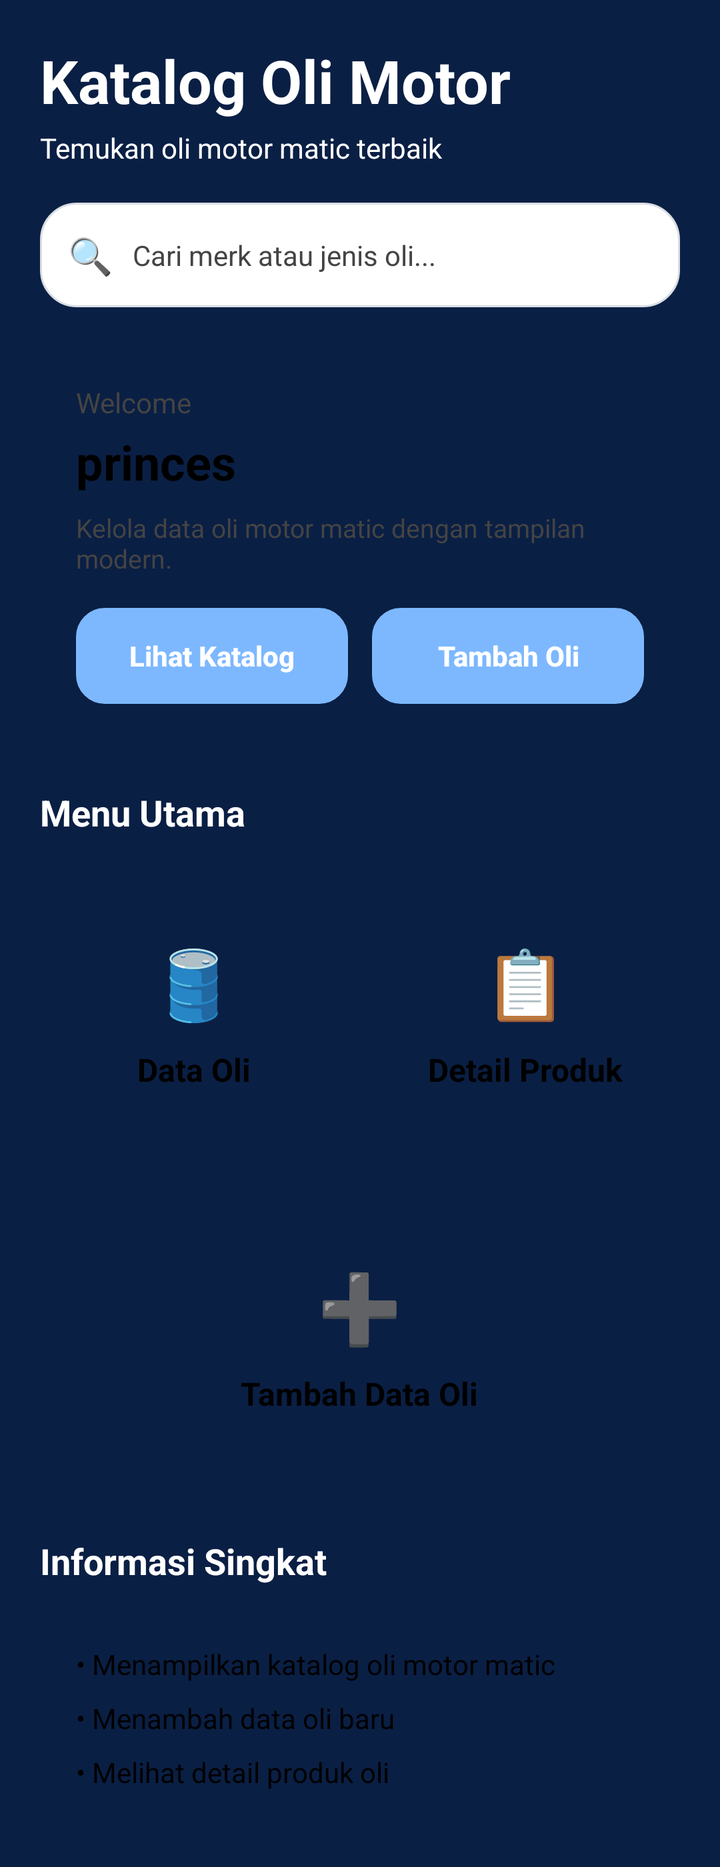
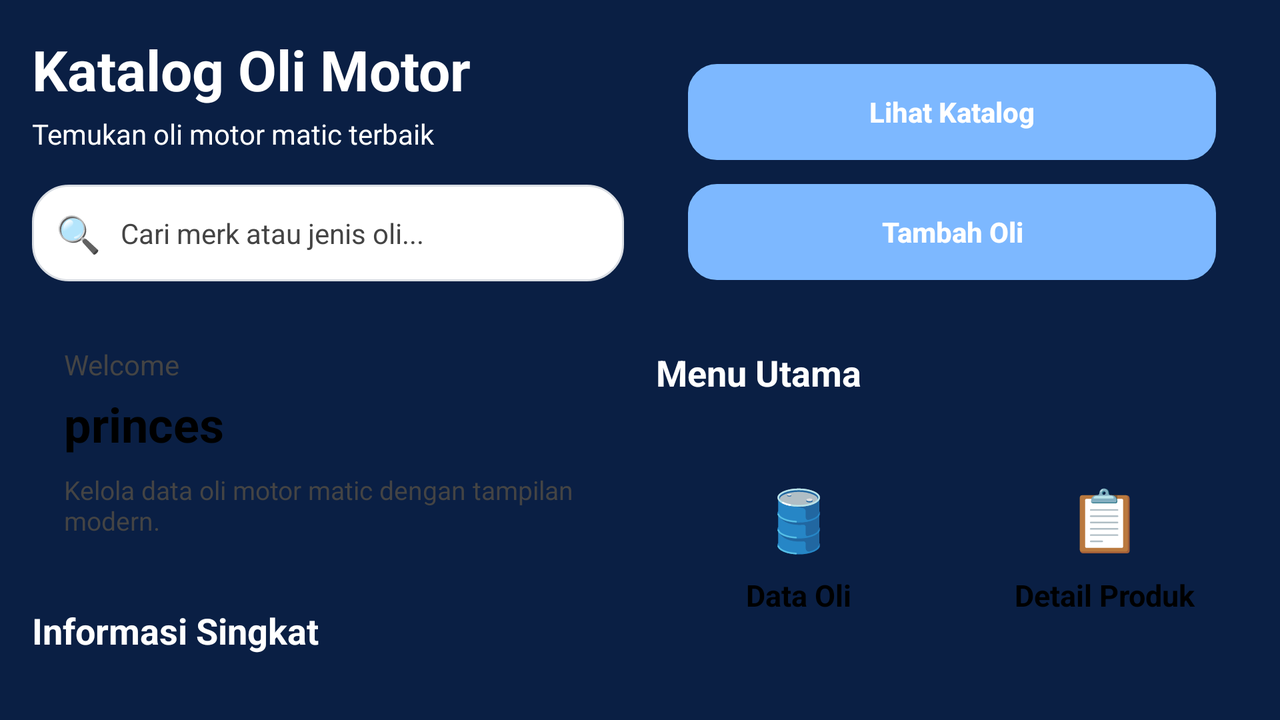

An Android layout and its configuration variant, each rendered on a device that would load it. The default file and the variant file are quoted in full after the pictures.
<!-- AndroidManifest.xml: application theme Theme.KatalogOliMotorMatic -->
<!-- res/layout/activity_main.xml -->
<?xml version="1.0" encoding="utf-8"?>
<ScrollView xmlns:android="http://schemas.android.com/apk/res/android"
    android:layout_width="match_parent"
    android:layout_height="match_parent"
    android:background="@color/blue_primary">

    <LinearLayout
        android:layout_width="match_parent"
        android:layout_height="wrap_content"
        android:orientation="vertical"
        android:padding="20dp">

        <TextView
            android:layout_width="wrap_content"
            android:layout_height="wrap_content"
            android:text="Katalog Oli Motor"
            android:textColor="@color/white"
            android:textSize="30sp"
            android:textStyle="bold" />

        <TextView
            android:layout_width="wrap_content"
            android:layout_height="wrap_content"
            android:layout_marginTop="4dp"
            android:text="Temukan oli motor matic terbaik"
            android:textColor="@color/white"
            android:textSize="14sp" />

        <LinearLayout
            android:layout_width="match_parent"
            android:layout_height="wrap_content"
            android:layout_marginTop="18dp"
            android:background="@drawable/bg_search"
            android:gravity="center_vertical"
            android:orientation="horizontal"
            android:padding="14dp">

            <TextView
                android:layout_width="wrap_content"
                android:layout_height="wrap_content"
                android:text="🔍"
                android:textSize="18sp" />

            <TextView
                android:layout_width="wrap_content"
                android:layout_height="wrap_content"
                android:layout_marginStart="10dp"
                android:text="Cari merk atau jenis oli..."
                android:textColor="@color/text_gray"
                android:textSize="14sp" />
        </LinearLayout>

        <LinearLayout
            android:layout_width="match_parent"
            android:layout_height="wrap_content"
            android:layout_marginTop="20dp"
            android:background="@drawable/bg_card"
            android:orientation="vertical"
            android:padding="18dp">

            <TextView
                android:layout_width="wrap_content"
                android:layout_height="wrap_content"
                android:text="Welcome"
                android:textColor="@color/text_gray"
                android:textSize="14sp" />

            <TextView
                android:layout_width="wrap_content"
                android:layout_height="wrap_content"
                android:layout_marginTop="4dp"
                android:text="princes"
                android:textColor="@color/text_dark"
                android:textSize="24sp"
                android:textStyle="bold" />

            <TextView
                android:layout_width="wrap_content"
                android:layout_height="wrap_content"
                android:layout_marginTop="8dp"
                android:text="Kelola data oli motor matic dengan tampilan modern."
                android:textColor="@color/text_gray"
                android:textSize="13sp" />

            <LinearLayout
                android:layout_width="match_parent"
                android:layout_height="wrap_content"
                android:layout_marginTop="16dp"
                android:orientation="horizontal">

                <androidx.appcompat.widget.AppCompatButton
                    android:id="@+id/btnLihatKatalog"
                    android:layout_width="0dp"
                    android:layout_height="48dp"
                    android:layout_weight="1"
                    android:background="@drawable/bg_button"
                    android:backgroundTint="@null"
                    android:stateListAnimator="@null"
                    android:text="Lihat Katalog"
                    android:textAllCaps="false"
                    android:textColor="@color/white"
                    android:textStyle="bold" />

                <Space
                    android:layout_width="12dp"
                    android:layout_height="wrap_content" />

                <androidx.appcompat.widget.AppCompatButton
                    android:id="@+id/btnTambahOli"
                    android:layout_width="0dp"
                    android:layout_height="48dp"
                    android:layout_weight="1"
                    android:background="@drawable/bg_button"
                    android:backgroundTint="@null"
                    android:stateListAnimator="@null"
                    android:text="Tambah Oli"
                    android:textAllCaps="false"
                    android:textColor="@color/white"
                    android:textStyle="bold" />
            </LinearLayout>
        </LinearLayout>

        <TextView
            android:layout_width="wrap_content"
            android:layout_height="wrap_content"
            android:layout_marginTop="24dp"
            android:text="Menu Utama"
            android:textColor="@color/white"
            android:textSize="18sp"
            android:textStyle="bold" />

        <LinearLayout
            android:layout_width="match_parent"
            android:layout_height="wrap_content"
            android:layout_marginTop="14dp"
            android:orientation="horizontal">

            <LinearLayout
                android:layout_width="0dp"
                android:layout_height="150dp"
                android:layout_weight="1"
                android:background="@drawable/bg_card"
                android:gravity="center"
                android:orientation="vertical"
                android:padding="16dp">

                <TextView
                    android:layout_width="wrap_content"
                    android:layout_height="wrap_content"
                    android:text="🛢️"
                    android:textSize="34sp" />

                <TextView
                    android:layout_width="wrap_content"
                    android:layout_height="wrap_content"
                    android:layout_marginTop="10dp"
                    android:text="Data Oli"
                    android:textColor="@color/text_dark"
                    android:textSize="16sp"
                    android:textStyle="bold" />
            </LinearLayout>

            <Space
                android:layout_width="12dp"
                android:layout_height="wrap_content" />

            <LinearLayout
                android:layout_width="0dp"
                android:layout_height="150dp"
                android:layout_weight="1"
                android:background="@drawable/bg_card"
                android:gravity="center"
                android:orientation="vertical"
                android:padding="16dp">

                <TextView
                    android:layout_width="wrap_content"
                    android:layout_height="wrap_content"
                    android:text="📋"
                    android:textSize="34sp" />

                <TextView
                    android:layout_width="wrap_content"
                    android:layout_height="wrap_content"
                    android:layout_marginTop="10dp"
                    android:text="Detail Produk"
                    android:textColor="@color/text_dark"
                    android:textSize="16sp"
                    android:textStyle="bold" />
            </LinearLayout>
        </LinearLayout>

        <LinearLayout
            android:layout_width="match_parent"
            android:layout_height="150dp"
            android:layout_marginTop="12dp"
            android:background="@drawable/bg_card"
            android:gravity="center"
            android:orientation="vertical"
            android:padding="16dp">

            <TextView
                android:layout_width="wrap_content"
                android:layout_height="wrap_content"
                android:text="➕"
                android:textSize="34sp" />

            <TextView
                android:layout_width="wrap_content"
                android:layout_height="wrap_content"
                android:layout_marginTop="10dp"
                android:text="Tambah Data Oli"
                android:textColor="@color/text_dark"
                android:textSize="16sp"
                android:textStyle="bold" />
        </LinearLayout>

        <TextView
            android:layout_width="wrap_content"
            android:layout_height="wrap_content"
            android:layout_marginTop="24dp"
            android:text="Informasi Singkat"
            android:textColor="@color/white"
            android:textSize="18sp"
            android:textStyle="bold" />

        <LinearLayout
            android:layout_width="match_parent"
            android:layout_height="wrap_content"
            android:layout_marginTop="12dp"
            android:background="@drawable/bg_card"
            android:orientation="vertical"
            android:padding="18dp">

            <TextView
                android:layout_width="wrap_content"
                android:layout_height="wrap_content"
                android:text="• Menampilkan katalog oli motor matic"
                android:textColor="@color/text_dark"
                android:textSize="14sp" />

            <TextView
                android:layout_width="wrap_content"
                android:layout_height="wrap_content"
                android:layout_marginTop="8dp"
                android:text="• Menambah data oli baru"
                android:textColor="@color/text_dark"
                android:textSize="14sp" />

            <TextView
                android:layout_width="wrap_content"
                android:layout_height="wrap_content"
                android:layout_marginTop="8dp"
                android:text="• Melihat detail produk oli"
                android:textColor="@color/text_dark"
                android:textSize="14sp" />
        </LinearLayout>

    </LinearLayout>
</ScrollView>
<!-- resources referenced by this layout -->
<resources>
  <color name="blue_primary">#0A1F44</color>
  <color name="text_dark">#000000</color>
  <color name="text_gray">#444444</color>
  <color name="white">#FFFFFF</color>
  <!-- drawable bg_button (drawable) -->
  <?xml version="1.0" encoding="utf-8"?>
  <shape xmlns:android="http://schemas.android.com/apk/res/android">
      <solid android:color="@color/blue_soft"/>
      <corners android:radius="14dp"/>
      <stroke
          android:width="1dp"
          android:color="@color/blue_soft"/>
  </shape>
  <!-- drawable bg_search (drawable) -->
  <?xml version="1.0" encoding="utf-8"?>
  <shape xmlns:android="http://schemas.android.com/apk/res/android">
      <solid android:color="@color/white"/>
      <corners android:radius="18dp"/>
      <stroke
          android:width="1dp"
          android:color="@color/border_soft"/>
  </shape>
  <style name="Theme.KatalogOliMotorMatic" parent="Base.Theme.KatalogOliMotorMatic" />
  <color name="blue_soft">#7DB8FF</color>
  <color name="border_soft">#D9DDE3</color>
  <style name="Base.Theme.KatalogOliMotorMatic" parent="Theme.Material3.DayNight.NoActionBar">
          
          
      </style>
</resources>
<!-- res/layout-land/activity_main.xml (the repository's variant of the layout above) -->
<!-- drawn on the phone turned sideways -->
<?xml version="1.0" encoding="utf-8"?>
<LinearLayout xmlns:android="http://schemas.android.com/apk/res/android"
    android:layout_width="match_parent"
    android:layout_height="match_parent"
    android:background="@color/blue_primary"
    android:orientation="horizontal"
    android:padding="16dp">

    <ScrollView
        android:layout_width="0dp"
        android:layout_height="match_parent"
        android:layout_weight="1"
        android:fillViewport="true"
        android:scrollbars="none"> 

        <LinearLayout
            android:layout_width="match_parent"
            android:layout_height="wrap_content"
            android:orientation="vertical"
            android:paddingEnd="8dp">

            <TextView
                android:layout_width="wrap_content"
                android:layout_height="wrap_content"
                android:text="Katalog Oli Motor"
                android:textColor="@color/white"
                android:textSize="28sp"
                android:textStyle="bold" />

            <TextView
                android:layout_width="wrap_content"
                android:layout_height="wrap_content"
                android:layout_marginTop="4dp"
                android:text="Temukan oli motor matic terbaik"
                android:textColor="@color/white"
                android:textSize="14sp" />

            <LinearLayout
                android:layout_width="match_parent"
                android:layout_height="wrap_content"
                android:layout_marginTop="16dp"
                android:background="@drawable/bg_search"
                android:gravity="center_vertical"
                android:orientation="horizontal"
                android:padding="12dp">

                <TextView
                    android:layout_width="wrap_content"
                    android:layout_height="wrap_content"
                    android:text="🔍"
                    android:textSize="18sp" />

                <TextView
                    android:layout_width="wrap_content"
                    android:layout_height="wrap_content"
                    android:layout_marginStart="10dp"
                    android:text="Cari merk atau jenis oli..."
                    android:textColor="@color/text_gray"
                    android:textSize="14sp" />
            </LinearLayout>

            <LinearLayout
                android:layout_width="match_parent"
                android:layout_height="wrap_content"
                android:layout_marginTop="16dp"
                android:background="@drawable/bg_card"
                android:orientation="vertical"
                android:padding="16dp">

                <TextView
                    android:layout_width="wrap_content"
                    android:layout_height="wrap_content"
                    android:text="Welcome"
                    android:textColor="@color/text_gray"
                    android:textSize="14sp" />

                <TextView
                    android:layout_width="wrap_content"
                    android:layout_height="wrap_content"
                    android:layout_marginTop="4dp"
                    android:text="princes"
                    android:textColor="@color/text_dark"
                    android:textSize="24sp"
                    android:textStyle="bold" />

                <TextView
                    android:layout_width="wrap_content"
                    android:layout_height="wrap_content"
                    android:layout_marginTop="8dp"
                    android:text="Kelola data oli motor matic dengan tampilan modern."
                    android:textColor="@color/text_gray"
                    android:textSize="13sp" />
            </LinearLayout>

            <TextView
                android:layout_width="wrap_content"
                android:layout_height="wrap_content"
                android:layout_marginTop="18dp"
                android:text="Informasi Singkat"
                android:textColor="@color/white"
                android:textSize="18sp"
                android:textStyle="bold" />

            <LinearLayout
                android:layout_width="match_parent"
                android:layout_height="wrap_content"
                android:layout_marginTop="10dp"
                android:background="@drawable/bg_card"
                android:orientation="vertical"
                android:padding="16dp">

                <TextView
                    android:layout_width="wrap_content"
                    android:layout_height="wrap_content"
                    android:text="• Menampilkan katalog oli motor matic"
                    android:textColor="@color/text_dark"
                    android:textSize="14sp" />

                <TextView
                    android:layout_width="wrap_content"
                    android:layout_height="wrap_content"
                    android:layout_marginTop="8dp"
                    android:text="• Menambah data oli baru"
                    android:textColor="@color/text_dark"
                    android:textSize="14sp" />

                <TextView
                    android:layout_width="wrap_content"
                    android:layout_height="wrap_content"
                    android:layout_marginTop="8dp"
                    android:text="• Melihat detail produk oli"
                    android:textColor="@color/text_dark"
                    android:textSize="14sp" />
            </LinearLayout>

        </LinearLayout>
    </ScrollView>

    <ScrollView
        android:layout_width="0dp"
        android:layout_height="match_parent"
        android:layout_weight="1"
        android:fillViewport="true"
        android:scrollbars="none">

        <LinearLayout
            android:layout_width="match_parent"
            android:layout_height="wrap_content"
            android:orientation="vertical"
            android:paddingStart="8dp">

            <LinearLayout
                android:layout_width="match_parent"
                android:layout_height="wrap_content"
                android:background="@drawable/bg_card"
                android:orientation="vertical"
                android:padding="16dp">

                <androidx.appcompat.widget.AppCompatButton
                    android:id="@+id/btnLihatKatalog"
                    android:layout_width="match_parent"
                    android:layout_height="48dp"
                    android:background="@drawable/bg_button"
                    android:backgroundTint="@null"
                    android:stateListAnimator="@null"
                    android:text="Lihat Katalog"
                    android:textAllCaps="false"
                    android:textColor="@color/white"
                    android:textStyle="bold" />

                <androidx.appcompat.widget.AppCompatButton
                    android:id="@+id/btnTambahOli"
                    android:layout_width="match_parent"
                    android:layout_height="48dp"
                    android:layout_marginTop="12dp"
                    android:background="@drawable/bg_button"
                    android:backgroundTint="@null"
                    android:stateListAnimator="@null"
                    android:text="Tambah Oli"
                    android:textAllCaps="false"
                    android:textColor="@color/white"
                    android:textStyle="bold" />
            </LinearLayout>

            <TextView
                android:layout_width="wrap_content"
                android:layout_height="wrap_content"
                android:layout_marginTop="18dp"
                android:text="Menu Utama"
                android:textColor="@color/white"
                android:textSize="18sp"
                android:textStyle="bold" />

            <LinearLayout
                android:layout_width="match_parent"
                android:layout_height="wrap_content"
                android:layout_marginTop="10dp"
                android:orientation="horizontal">

                <LinearLayout
                    android:layout_width="0dp"
                    android:layout_height="130dp"
                    android:layout_weight="1"
                    android:background="@drawable/bg_card"
                    android:gravity="center"
                    android:orientation="vertical"
                    android:padding="16dp">

                    <TextView
                        android:layout_width="wrap_content"
                        android:layout_height="wrap_content"
                        android:text="🛢️"
                        android:textSize="30sp" />

                    <TextView
                        android:layout_width="wrap_content"
                        android:layout_height="wrap_content"
                        android:layout_marginTop="8dp"
                        android:text="Data Oli"
                        android:textColor="@color/text_dark"
                        android:textSize="15sp"
                        android:textStyle="bold" />
                </LinearLayout>

                <Space
                    android:layout_width="10dp"
                    android:layout_height="wrap_content" />

                <LinearLayout
                    android:layout_width="0dp"
                    android:layout_height="130dp"
                    android:layout_weight="1"
                    android:background="@drawable/bg_card"
                    android:gravity="center"
                    android:orientation="vertical"
                    android:padding="16dp">

                    <TextView
                        android:layout_width="wrap_content"
                        android:layout_height="wrap_content"
                        android:text="📋"
                        android:textSize="30sp" />

                    <TextView
                        android:layout_width="wrap_content"
                        android:layout_height="wrap_content"
                        android:layout_marginTop="8dp"
                        android:text="Detail Produk"
                        android:textColor="@color/text_dark"
                        android:textSize="15sp"
                        android:textStyle="bold" />
                </LinearLayout>
            </LinearLayout>

            <LinearLayout
                android:layout_width="match_parent"
                android:layout_height="130dp"
                android:layout_marginTop="10dp"
                android:background="@drawable/bg_card"
                android:gravity="center"
                android:orientation="vertical"
                android:padding="16dp">

                <TextView
                    android:layout_width="wrap_content"
                    android:layout_height="wrap_content"
                    android:text="➕"
                    android:textSize="30sp" />

                <TextView
                    android:layout_width="wrap_content"
                    android:layout_height="wrap_content"
                    android:layout_marginTop="8dp"
                    android:text="Tambah Data Oli"
                    android:textColor="@color/text_dark"
                    android:textSize="15sp"
                    android:textStyle="bold" />
            </LinearLayout>

        </LinearLayout>
    </ScrollView>

</LinearLayout>
